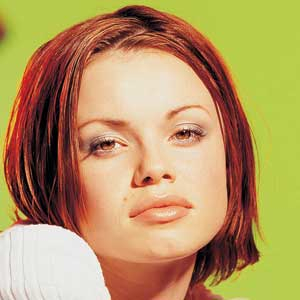
#> input picture MediaSystem/woman.jpg, 300 x 300 px, found by its file name
$ jupyter execute ImageProcessing02.ipynb
#> lines starting #> are read from the running program, lines starting #| are printed output that depends on the picture; after the words box and inside, x2 and y2 are one past the last pixel; in counts of white or black regions, pixels touching at a corner belong together
<a href="https://colab.research.google.com/github/PuChan-HCI/myweb/blob/main/MediaSystem/ImageProcessing02.ipynb" target="_parent"></a>

# URLから画像を入手 (Get an image from a url)
Note: In order to read an image from the github, you need to modify the url.

[Original URL] https://github.com/PuChan-HCI/myweb/blob/main/MediaSystem/woman.jpg (It's not working)

[Modified URL] https://raw.githubusercontent.com/PuChan-HCI/myweb/main/MediaSystem/woman.jpg

[cell 1]
import urllib.request
url = 'https://raw.githubusercontent.com/PuChan-HCI/myweb/main/MediaSystem/woman.jpg'
file_name = 'woman.jpg'
urllib.request.urlretrieve(url, file_name)

### 画像を表示 (Show the image)
*You need to covert the color order.*

[cell 2]
import cv2
from matplotlib import pyplot as plt

orig = cv2.imread('woman.jpg')
#> orig is the input picture: shape (300, 300, 3); mean B, G, R 97.8, 150.3, 181.8
src = cv2.cvtColor(orig, cv2.COLOR_BGR2RGB)
plt.imshow(src)

# 画像の畳み込み::平滑化 (Convolution::Smoothing)

[cell 3]
import numpy as np
import cv2
from google.colab.patches import cv2_imshow # for image display

# Read an image
orig = cv2.imread('woman.jpg')

# Convert the image to a grayscale image
img = cv2.cvtColor(orig, cv2.COLOR_BGR2GRAY)

# Define your kernel
kernel = np.array([[1/9, 1/9, 1/9],
                   [1/9, 1/9, 1/9],
                   [1/9, 1/9, 1/9]])

# Process and display
img_ave = cv2.filter2D(img, -1, kernel)
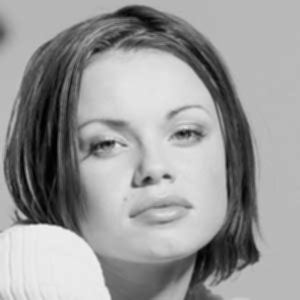
#> img_ave: shape (300, 300); min 1, max 237, mean 153.8
combined_image = cv2.hconcat([img,img_ave])
cv2_imshow(combined_image)

# Displaying with matplotlib (grayscale)
plt.imshow(combined_image, cmap="gray")

# 画像の畳み込み::様々なフィルタ (Convolution::Various Filters)

### 1次微分フィルタ

[cell 4]
# Define the kernel
kernel = np.array([[-1, 0, 1],
                   [-1, 0, 1],
                   [-1, 0, 1]])

# Process and display
img_filtered = cv2.filter2D(img, -1, kernel)
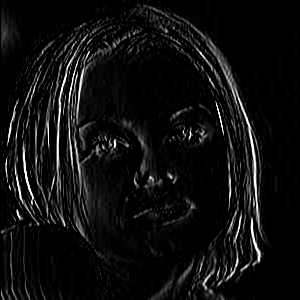
#> img_filtered: shape (300, 300); min 0, max 255, mean 14.8
combined_image = cv2.hconcat([img,img_filtered])
cv2_imshow(combined_image)

### ラプラシアン (Laplacian Filter)

[cell 5]
# Define the kernel
kernel = np.array([[0,  1, 0],
                   [1, -4, 1],
                   [0,  1, 0]])

# Process and display
img_filtered = cv2.filter2D(img, -1, kernel)
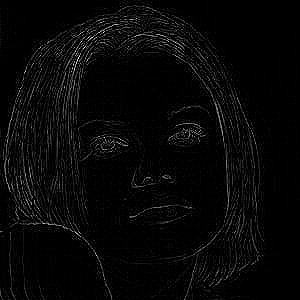
#> img_filtered: shape (300, 300); min 0, max 255, mean 7.3
combined_image = cv2.hconcat([img,img_filtered])
cv2_imshow(combined_image)

### フィルタ関数::ガウシアン，メディアン，バイラテラル (Gaussian, Median, Bilateral)

[cell 6]
# ガウスフィルタ
img_ga = cv2.GaussianBlur(img, (9,9), 2)
# 中央値フィルタ
img_me = cv2.medianBlur(img,5)
# バイラテラルフィルタ
img_bi = cv2.bilateralFilter(img, 20, 30, 30)

combined_image_h1 = cv2.hconcat([img, img_ga])      # 二つの画像を横に並べる
combined_image_h2 = cv2.hconcat([img_me,img_bi])		# 二つの画像を横に並べる
combined_image = cv2.vconcat([combined_image_h1, combined_image_h2])	# 縦に並べる
#> combined_image: shape (600, 600)

cv2_imshow(combined_image)

# 画像二値化 (Binarization)

### 画素ごとに計算 (Binarization by thresholding each pixel)

[cell 7]
# 入力画像の高さと幅
h, w = img.shape[0], img.shape[1]
#> h = 300; w = 300
img_thresh = np.zeros((h,w))

# 閾値の設定
threshold = 100

# Process per pixel
for y in range(h):
  for x in range(w):
    if img[y][x] > threshold:
      img_thresh[y][x] = 255
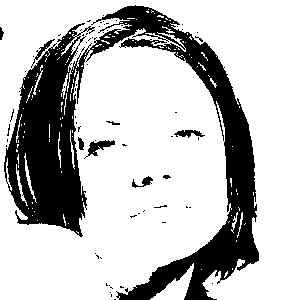
#> img_thresh: shape (300, 300) float64; 75% white; 72 black regions (63 under 20 px), largest, box (x1, y1, x2, y2) and area: (4, 5, 259, 300) 21630, (84, 140, 115, 159) 215, (174, 130, 205, 138) 134

# Process & display
img = img.astype('uint8')               # 型を合わせる
img_thresh = img_thresh.astype('uint8') # 型を合わせる
combined_image = cv2.hconcat([img,img_thresh])
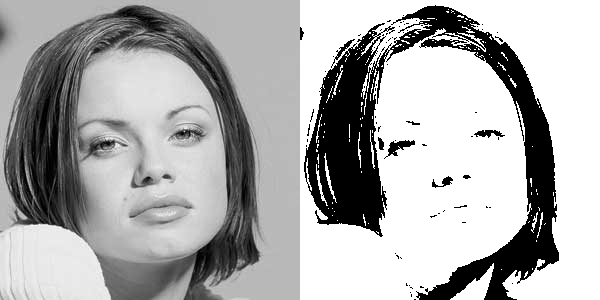
#> combined_image: shape (300, 600); min 0, max 255, mean 172.5
cv2_imshow(combined_image)

### 内部関数で計算 (Binarization using the threshold function)

[cell 8]
# 閾値の設定
threshold = 100

# 二値化(閾値100を超えた画素を255にする。)
ret, img_thresh = cv2.threshold(img, threshold, 255, cv2.THRESH_BINARY)
#> ret = 100

# Process & display
combined_image = cv2.hconcat([img,img_thresh])
cv2_imshow(combined_image)

# 二値画像による擬似階調の表示 (Halftoning)

### ランダムディザ法 (random)

[cell 9]
import random as rand

h, w = img.shape[0], img.shape[1]
gray_random = img.copy()

for i in range(h):
  for j in range(w):
    if gray_random[i][j] < rand.randint(0,255):
      gray_random[i][j] = 0
    else:
      gray_random[i][j] = 255
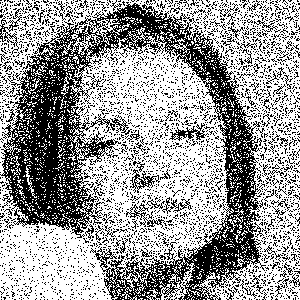
#> gray_random: shape (300, 300); 60.8% white; black in thin lines or dots

# Process & display
img = img.astype('uint8')               # 型を合わせる
gray_random = gray_random.astype('uint8') # 型を合わせる
combined_image = cv2.hconcat([img,gray_random])
cv2_imshow(combined_image)

### 組織シザリング (ordered dither)

[cell 10]
# 入力画像の高さと幅
h, w = img.shape[0], img.shape[1]
gray_ordered = img.copy()

# ディザリングマトリックス
matrix = [[0, 8, 2, 10],
          [12, 4, 14, 6],
          [3, 11, 1, 9],
          [15, 7, 13, 5]]

# 入力画像の階調に合わせる
for i in range(4):
  for j in range(4):
    matrix[i][j] = matrix[i][j] * 16

for i in range(h):
  for j in range(w):
    if gray_ordered[i][j] < matrix[i % 4][j % 4]:
      gray_ordered[i][j] = 0
    else:
      gray_ordered[i][j] = 255
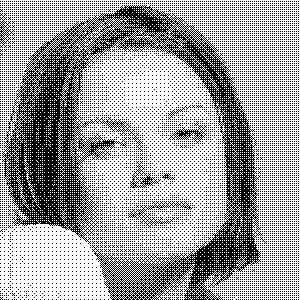
#> gray_ordered: shape (300, 300); 63.3% white; black in thin lines or dots

# Process & display
img = img.astype('uint8')               # 型を合わせる
gray_ordered = gray_ordered.astype('uint8') # 型を合わせる
combined_image = cv2.hconcat([img,gray_ordered])
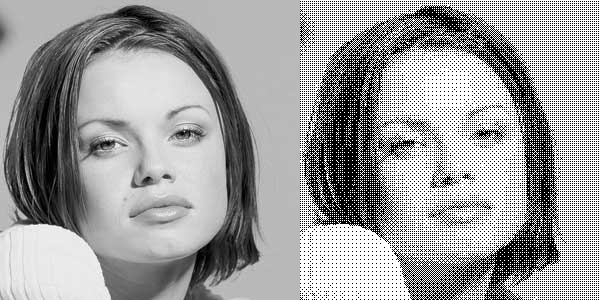
#> combined_image: shape (300, 600); min 0, max 255, mean 157.6
cv2_imshow(combined_image)

### 誤差拡散法 (error diffusion)

[cell 11]
# 入力画像の高さと幅
h, w = img.shape[0], img.shape[1]
gray_diffusion = img.copy()

# 誤差
threshold = 128
difference = 0

for i in range(h):
  for j in range(w):
    if gray_diffusion[i][j] + difference < threshold:
      difference = gray_diffusion[i][j] + difference - 0    # 誤差を計算
      gray_diffusion[i][j] = 0
    else:
      difference = gray_diffusion[i][j] + difference - 255  # 誤差を計算
      gray_diffusion[i][j] = 255
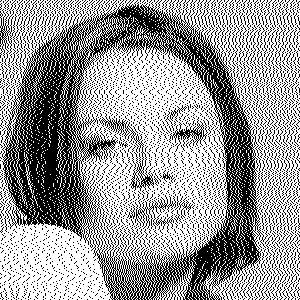
#> gray_diffusion: shape (300, 300); 60.3% white; black in thin lines or dots
#> after the loop, difference = 48

# Process & display
img = img.astype('uint8')               # 型を合わせる
gray_diffusion= gray_diffusion.astype('uint8') # 型を合わせる
combined_image = cv2.hconcat([img,gray_diffusion])
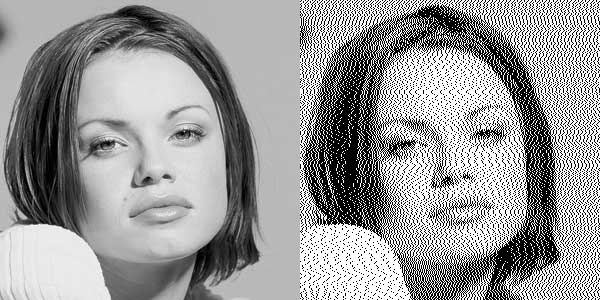
#> combined_image: shape (300, 600); min 0, max 255, mean 153.8
cv2_imshow(combined_image)
